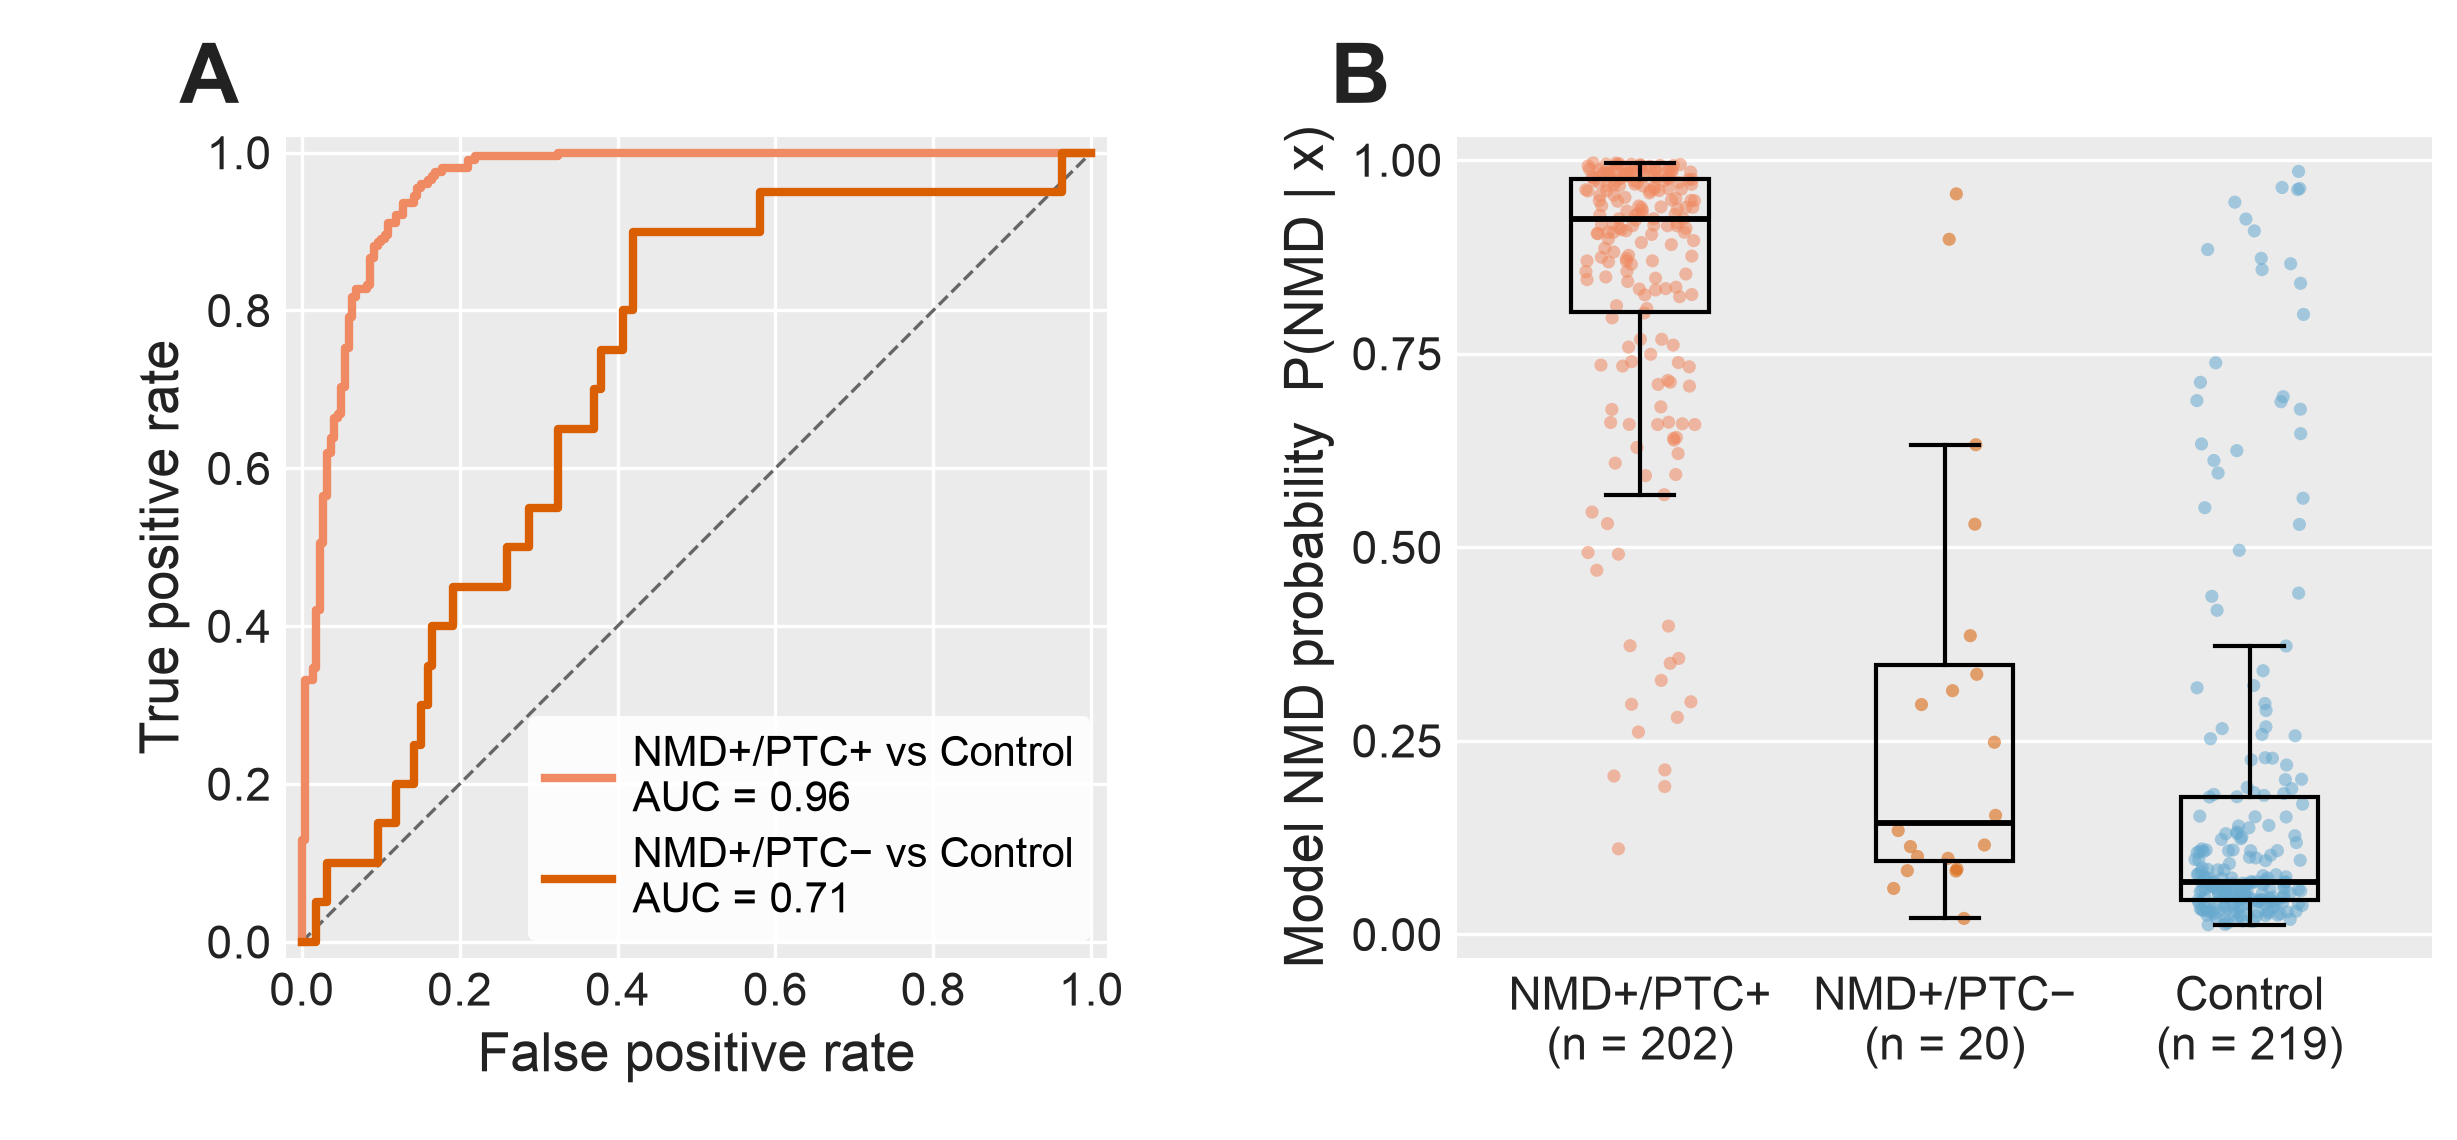

This figure's Python source:
"""
Supplemental Figure — Deep-learning NMD-call discrimination, stratified by
PTC subclass within the n = 1,166 ref-AUG-traceable subset.

Companion to the §5 manuscript sentence:

    "However, overall predictive performance was substantially lower in
     NMD+/PTC- isoforms (SFx)."

Two panels at the held-out chr-1/3/5/7 paralog-free test split:

  (A) ROC curves for two contrasts:
        — NMD+/PTC+ retained  vs  Control
        — NMD+/PTC- retained  vs  Control
      AUC annotated.

  (B) Per-isoform predicted NMD probability stratified by subclass
      (strip + boxplot overlay), with the 0.5 decision threshold marked.

KEY NUMBERS (from data/predprob_by_subclass_n1166.tsv):
  NMD+/PTC+ vs Control:  AUC = 0.955, AUPRC = 0.940   (n=255 vs n=276)
  NMD+/PTC- vs Control:  AUC = 0.737, AUPRC = 0.258   (n=30  vs n=276)
  Mean predicted prob:   Control 0.19, NMD+/PTC+ 0.85, NMD+/PTC- 0.39.

Scope note: test-set predictions only (chr-1/3/5/7, paralog-free). NMD+/
PTC- has n = 30 at the test split.

Data: data/predprob_by_subclass_n1166.tsv (built by sibling
PTCSubclassBranchSHAP/data_export.R).
"""

import sys
from pathlib import Path

import matplotlib.pyplot as plt
import numpy as np
import pandas as pd
from sklearn.metrics import (
    average_precision_score,
    precision_recall_curve,
    roc_auc_score,
    roc_curve,
)

HERE = Path(__file__).resolve()
LIB = HERE.parents[2] / "lib"
sys.path.insert(0, str(LIB))

from ggplot_style import (
    apply_ggplot_rcparams,
    style_axes_ggplot,
    panel_letter,
    docx_body_fs,
    render_and_validate,
    TITLE_C,
)
apply_ggplot_rcparams()

NATIVE_W = 8.2
BODY_FS  = docx_body_fs(NATIVE_W)

DATA = HERE.parent / "data" / "predprob_by_subclass_n1166.tsv"

GROUP_ORDER = ["NMD+/PTC+", "NMD+/PTC- retained", "Control"]
GROUP_LABEL = {
    "NMD+/PTC+":          "NMD+/PTC+",
    "NMD+/PTC- retained": "NMD+/PTC−",
    "Control":            "Control",
}
# Canonical NMD subgroup palette — verbatim from orf_model_report_v5.Rmd:48-50
# and project_nmd_figure_palette memory. Do NOT swap for matplotlib defaults;
# the same group must read in the same color across the whole paper.
GROUP_COLOR = {
    "NMD+/PTC+":          "#ef8a62",   # peach (= binary NMD)
    "NMD+/PTC- retained": "#d95f02",   # orange (Rmd "NMD PTC-, ref ATG retained")
    "Control":            "#67a9cf",   # blue (= binary Control)
}


def load_split():
    df = pd.read_csv(DATA, sep="\t")
    ctrl = df[df["group"] == "Control"]
    ptcp = df[df["group"] == "NMD+/PTC+"]
    ptcn = df[df["group"] == "NMD+/PTC- retained"]
    return df, ctrl, ptcp, ptcn


def contrast_metrics(pos: pd.DataFrame, neg: pd.DataFrame):
    y = np.concatenate([np.ones(len(pos)), np.zeros(len(neg))])
    p = np.concatenate([pos["prob"].values, neg["prob"].values])
    fpr, tpr, _ = roc_curve(y, p)
    auc = roc_auc_score(y, p)
    auprc = average_precision_score(y, p)
    return fpr, tpr, auc, auprc


def build_figure():
    df, ctrl, ptcp, ptcn = load_split()

    fig, (axA, axB) = plt.subplots(1, 2, figsize=(8.2, 3.8))
    fig.subplots_adjust(left=0.085, right=0.99, bottom=0.16, top=0.88, wspace=0.28)

    # ── Panel A — ROC curves
    style_axes_ggplot(axA)
    fpr1, tpr1, auc1, _ = contrast_metrics(ptcp, ctrl)
    fpr2, tpr2, auc2, _ = contrast_metrics(ptcn, ctrl)
    axA.plot(fpr1, tpr1, color=GROUP_COLOR["NMD+/PTC+"], lw=2.0, zorder=4,
             label=f"NMD+/PTC+ vs Control\nAUC = {auc1:.2f}")
    axA.plot(fpr2, tpr2, color=GROUP_COLOR["NMD+/PTC- retained"], lw=2.0, zorder=4,
             label=f"NMD+/PTC− vs Control\nAUC = {auc2:.2f}")
    axA.plot([0, 1], [0, 1], "--", color="#666666", lw=0.8, zorder=3)
    axA.set_xlim(-0.02, 1.02)
    axA.set_ylim(-0.02, 1.02)
    axA.set_xticks([0, 0.2, 0.4, 0.6, 0.8, 1.0])
    axA.set_yticks([0, 0.2, 0.4, 0.6, 0.8, 1.0])
    axA.set_xlabel("False positive rate", fontsize=BODY_FS)
    axA.set_ylabel("True positive rate", fontsize=BODY_FS)
    # No subpanel title — caption identifies Panel A (Yul-style).
    axA.tick_params(axis="both", labelsize=BODY_FS - 2)
    axA.legend(loc="lower right", fontsize=BODY_FS - 3, frameon=True, framealpha=0.9,
               facecolor="white", edgecolor="none", handlelength=1.6,
               handletextpad=0.5, borderaxespad=0.4, labelspacing=0.25)
    axA.set_aspect("equal")

    # ── Panel B — predicted probability per subgroup
    style_axes_ggplot(axB, xgrid=False, ygrid=True)
    rng = np.random.default_rng(seed=1)
    xs = []
    ys = []
    cs = []
    positions = list(range(len(GROUP_ORDER)))
    for i, g in enumerate(GROUP_ORDER):
        vals = df.loc[df["group"] == g, "prob"].values
        jitter = rng.uniform(-0.18, 0.18, size=len(vals))
        xs.extend(i + jitter)
        ys.extend(vals)
        cs.extend([GROUP_COLOR[g]] * len(vals))
    axB.scatter(xs, ys, c=cs, s=10, alpha=0.55, edgecolor="none",
                zorder=2, rasterized=True)

    # Boxplot overlay
    bdata = [df.loc[df["group"] == g, "prob"].values for g in GROUP_ORDER]
    bp = axB.boxplot(
        bdata, positions=positions, widths=0.45,
        patch_artist=True, showfliers=False,
        boxprops=dict(facecolor="none", edgecolor="black", linewidth=1.0),
        medianprops=dict(color="black", linewidth=1.4),
        whiskerprops=dict(color="black", linewidth=1.0),
        capprops=dict(color="black", linewidth=1.0),
        zorder=3,
    )

    axB.set_xticks(positions)
    axB.set_xticklabels([
        f"{GROUP_LABEL[g]}\n(n = {int((df['group'] == g).sum()):,})"
        for g in GROUP_ORDER
    ], fontsize=BODY_FS - 2)
    axB.set_xlim(-0.6, len(GROUP_ORDER) - 0.4)
    axB.set_ylim(-0.03, 1.03)
    axB.set_yticks([0, 0.25, 0.5, 0.75, 1.0])
    axB.set_ylabel("Model NMD probability  P(NMD | x)", fontsize=BODY_FS)
    # No subpanel title — caption identifies Panel B (Yul-style).
    axB.tick_params(axis="y", labelsize=BODY_FS - 2)

    # Panel labels
    panel_letter(axA, "A", x=-0.13, y=1.02)
    panel_letter(axB, "B", x=-0.13, y=1.02)

    # No footnote — caption carries the key numbers (Yul-style).
    return fig, (axA, axB)


def main():
    fig, axes = build_figure()
    # The opaque white AUC legend (lower-right) grazes the tail of the
    # NMD+/PTC- ROC curve by ~28 px post-floor; the box masks the data
    # beneath it, so this reviewed overlap is accepted with a tight tolerance.
    render_and_validate(fig, HERE.parent / "figure_s_performance_by_subclass",
                        native_width_in=NATIVE_W,
                        legend_overlap_tolerance_px=30)


if __name__ == "__main__":
    main()
